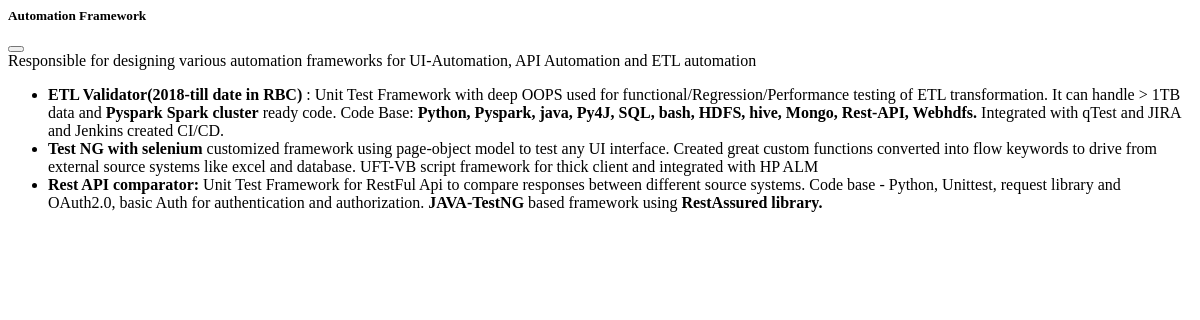
Page /5/ on the earlier database version.
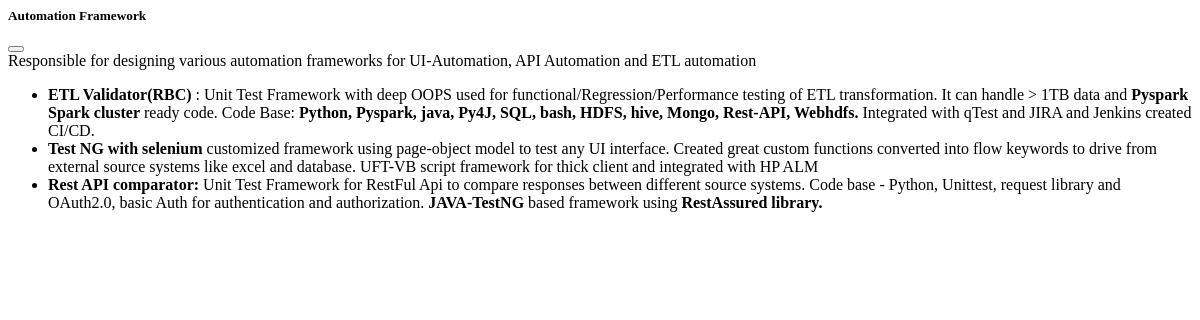
Same page on the later database version.
### portfolio/models.py (models this page shows, shortened)
class ProjTechStack(models.Model):
    tech_image = models.ImageField(upload_to="portfolio/tools/")
    tech_summary = models.CharField(max_length=100)
    tech_description = models.TextField(max_length=10000)
    tech_image_name_static = models.CharField(max_length=100)

### portfolio/views.py (the view)
# urls.py: path("<int:tech_card_number>/", views.tech_stack_view, name="tech_stack_view"),
def tech_stack_view(request, tech_card_number):
    techstack = get_object_or_404(ProjTechStack, pk=tech_card_number)
    description = techstack.tech_description
    return render(request, "portfolio/tech_stack.html", {'techstack': techstack})

### portfolio/templates/portfolio/tech_stack.html (shortened to what this page needs)
{% block content %}
<div class="modal-dialog modal-dialog-centered">
<div hx-post="{{ request.path }}" action="{{ request.path }}" class="modal-content" >
  <div class="modal-header">
    <h5 class="modal-title"><b>{{ techstack.tech_summary }}</b></h5>
    <button type="button" class="btn-close" aria-label="Close" data-dismiss="modal"></button>
  </div>
  <div class="modal-body">
    {{ techstack.tech_description|safe }}
  </div>
    </div>
</div>
{% endblock %}

Differences in the rows shown:
changed ProjTechStack "Automation Framework": tech_description "…and ETL automation ETL Validator(2018-till date in RBC) : Unit Test Framework…" → "…and ETL automation ETL Validator(RBC) : Unit Test Framework…"
